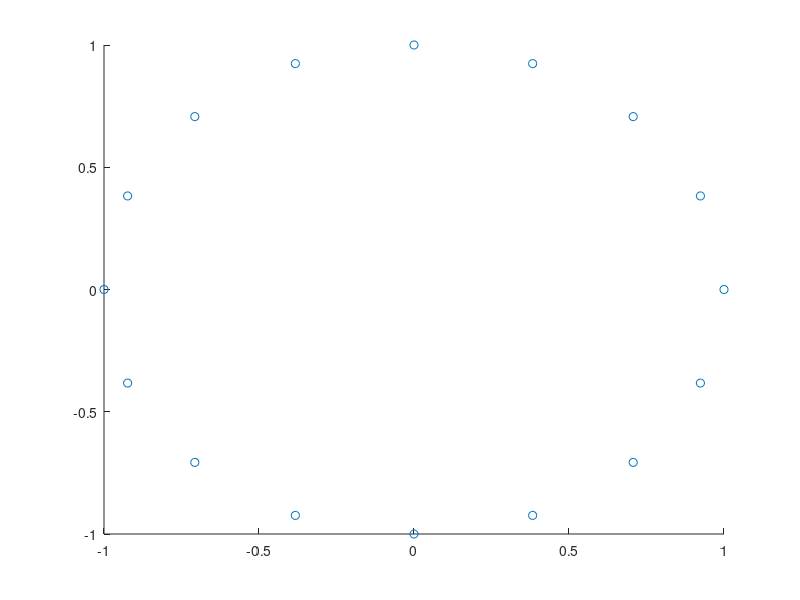

Here is the MATLAB script that generated this plot:
%直观理解FFT相关的各种参数
N       = 16;
n       = 0:N-1;

%% 旋转因子
Wn = exp(-1j * 2 * pi /N).^n;
scatter(real(Wn),imag(Wn));
